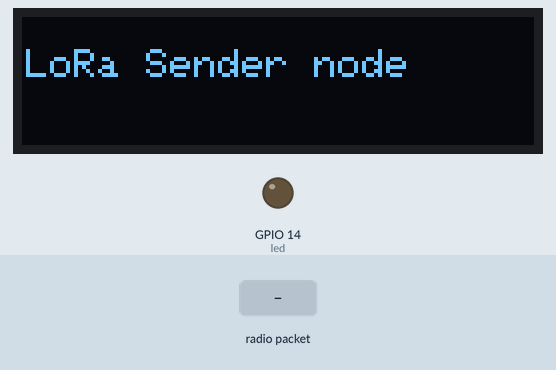
The sketch below on a simulated ESP32. On the bench: 128×32 one-colour display, output pins drawn as LEDs (lit = HIGH). Dashed ring = blinking. The inputs (shaded band) are chosen by the test bench. The display library's start-up logo is not drawn; no radio packets arrive unless stated; what the sketch prints to the serial monitor is not drawn.

Above: at 2.1 s.
At 3.0 s:
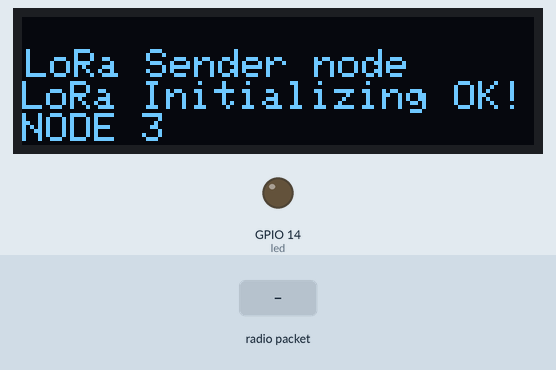
3.1 s: radio packet "1hi" arrives
At 3.5 s:
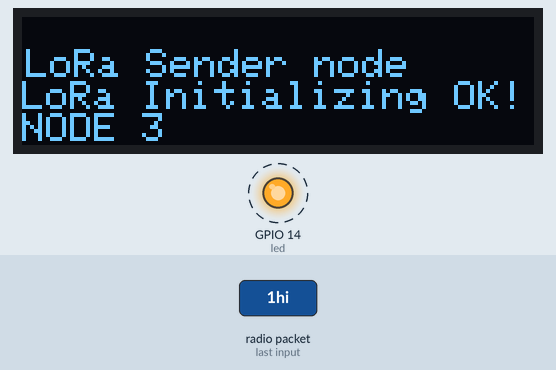
Timing chart, 0 to 12.1 s (numbered marks = the images above; inputs shaded):
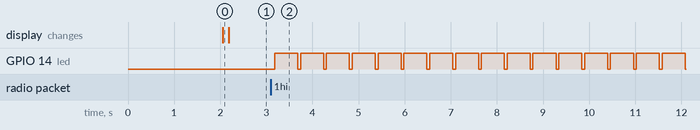

Measured:
- after the input at 3.1 s, GPIO 14 (led): alternates HIGH for 0.50 s and LOW for 0.06 s, starting after 0.08 s

The sketch:

LoRaSenderv1_node3.ino
```cpp
#include <LoRa.h>
#include <SPI.h>
#include <WiFi.h>                                   // needed to connect to setup an accesspoint
#include <Wire.h>
#include <Adafruit_GFX.h>
#include <Adafruit_SSD1306.h>

#define SCREEN_WIDTH 128 // OLED display width, in pixels
#define SCREEN_HEIGHT 32 // OLED display height, in pixels

#define OLED_RESET     -1 // Reset pin # (or -1 if sharing Arduino reset pin)
#define SCREEN_ADDRESS 0x3C ///< See datasheet for Address; 0x3D for 128x64, 0x3C for 128x32
Adafruit_SSD1306 display(SCREEN_WIDTH, SCREEN_HEIGHT, &Wire, OLED_RESET);

#define led 14
#define ss 5
#define rst 4
#define dio0 2

int counter = 0;
bool start = false;

void setup()
{
  Serial.begin(115200);
  while (!Serial);
  // SSD1306_SWITCHCAPVCC = generate display voltage from 3.3V internally
  if(!display.begin(SSD1306_SWITCHCAPVCC, SCREEN_ADDRESS)) {
    Serial.println(F("SSD1306 allocation failed"));
    for(;;); // Don't proceed, loop forever
  }
  display.display();
  delay(2000);
  display.clearDisplay();
  display.setRotation(2);
  Serial.print("Setting up Access Point ... ");
  display.setTextSize(1); // Draw 2X-scale text
  display.setTextColor(SSD1306_WHITE);
  display.setCursor(1, 8);
  display.println(F("LoRa Sender node "));
  display.display();      // Show initial text
  delay(100);

  pinMode(led,OUTPUT);
  digitalWrite(led, LOW);

  Serial.println("LoRa Reciever");
  LoRa.setPins(ss, rst, dio0);    //setup LoRa transceiver module

  while (!LoRa.begin(433E6))     //433E6 - Asia, 866E6 - Europe, 915E6 - North America
  {
    Serial.println(".");
    delay(500);
  }
  LoRa.setSyncWord(0xA5);
  Serial.println("LoRa Initializing OK!");

  display.println(F("LoRa Initializing OK!"));
  display.println(F("NODE 3"));
  display.display();      // Show initial text
  delay(100);

  while(start != true){
    // try to parse packet
    int packetSize = LoRa.parsePacket();
    if (packetSize) {
      // received a packet
      Serial.print("Received packet '");
      String msg = "";
      // read packet
      while (LoRa.available()) {
        msg += (char)LoRa.read();
      }
      Serial.println(msg);
      // print RSSI of packet
      Serial.print("' with RSSI ");
      Serial.println(LoRa.packetRssi());
      if(msg == "1hi") start = true;
    }
  }

  Serial.println("LoRa Sender");
  LoRa.setPins(ss, rst, dio0);    //setup LoRa transceiver module

  while (!LoRa.begin(455E6))     //433E6 - Asia, 866E6 - Europe, 915E6 - North America
  {
    Serial.println(".");
    delay(500);
  }
  LoRa.setSyncWord(0xA5);
  Serial.println("LoRa Initializing OK!");

}

void loop()
{
  digitalWrite(led, LOW);
  Serial.print("Sending packet: ");
  Serial.println(counter);

  LoRa.beginPacket();   //Send LoRa packet to receiver
  LoRa.print("2hi");
  LoRa.endPacket();
  counter++;

  digitalWrite(led, HIGH);
  delay(500);
}
```
